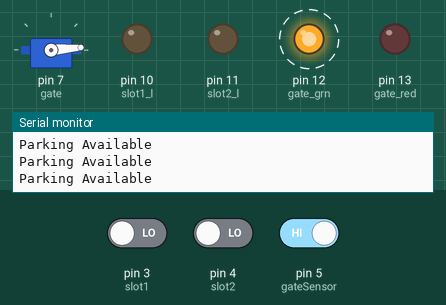
Recording of a sketch running on a simulated Arduino Uno, built with avr-gcc and run on an emulated ATmega328P. Parts: servo, output pins drawn as LEDs (lit = HIGH), the last lines printed to the serial monitor. Dashed ring = blinking. Inputs (shaded band) come from the test bench; at power-on: pin 5 (gateSensor) HIGH, pin 3 (slot1) LOW, pin 4 (slot2) LOW.

Above: at 1.25 s.
1.3 s: pin 5 (gateSensor) driven LOW
At 1.8 s:
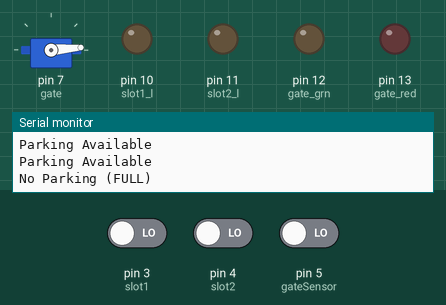
4.3 s: pin 3 (slot1) driven HIGH
At 6.8 s:
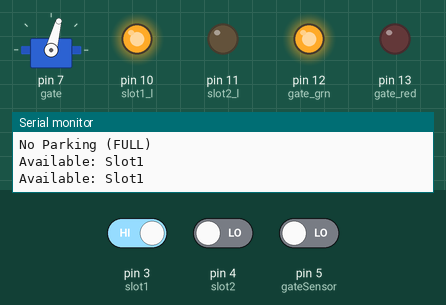
7.3 s: pin 4 (slot2) driven HIGH
At 9.7 s:
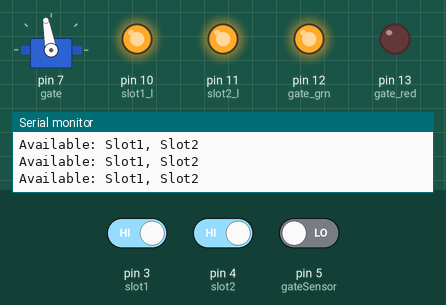
10.0 s: pin 3 (slot1) driven LOW
At 11.2 s:
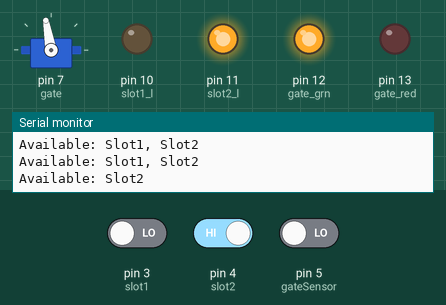
12.0 s: pin 4 (slot2) driven LOW
At 12.8 s:
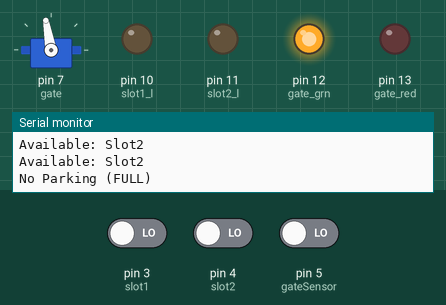
15.0 s: pin 5 (gateSensor) driven HIGH
At 15.15 s:
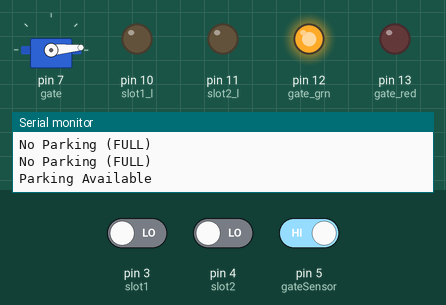
Timing chart, 0 to 19.0 s (numbered marks = the images above; inputs shaded):
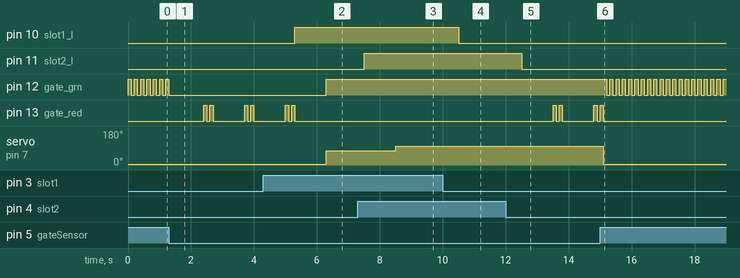

Measured:
- after the input at 1.3 s, pin 12 (gate_grn): goes on until 1.3 s, then stays LOW; pin 13 (gate_red): LOW → HIGH after 1.1 s, → LOW 0.10 s later, → HIGH 0.10 s later, → LOW 0.10 s later, … (8 changes in this stretch)
- after the input at 4.3 s, pin 10 (slot1_l): LOW → HIGH after 1.0 s; pin 12 (gate_grn): LOW → HIGH after 2.0 s; pin 13 (gate_red): goes on until 5.3 s, then stays LOW; servo on pin 7 (gate): 5° → 75° after 2.0 s
- after the input at 7.3 s, pin 11 (slot2_l): LOW → HIGH after 0.20 s; servo on pin 7 (gate): 75° → 100° after 1.2 s
- after the input at 10.0 s, pin 10 (slot1_l): HIGH → LOW after 0.50 s
- after the input at 12.0 s, pin 11 (slot2_l): HIGH → LOW after 0.50 s; pin 13 (gate_red): goes HIGH 0.10 s, LOW 0.10 s, HIGH 0.10 s, LOW 1.0 s, HIGH 0.10 s, then LOW, starting after 1.5 s
- after the input at 15.0 s, pin 12 (gate_grn): alternates HIGH for 0.10 s and LOW for 0.10 s, starting after 0.21 s; pin 13 (gate_red): goes on until 15.1 s, then stays LOW; servo on pin 7 (gate): 100° → 5° after 0.11 s
- by itself, pin 12 (gate_grn): alternates HIGH for 0.10 s and LOW for 0.10 s

The sketch:

Smart-parking-System.ino
```cpp
//Smart Parking System
#include <Servo.h>
Servo gate;//Gate open or close using Servo motor

int slot1 = 3;//Digital pin 3

int slot2 = 4;//Digital pin 4

int gateSensor = 5;//IR sensor digital pin 5

int slot1_l = 10;

int slot2_l = 11;

int gate_grn = 12;

int gate_red = 13;


void setup(){

  gate.attach(7);

  pinMode(slot1,INPUT);//slot1 pin set as input to arduino

  pinMode(slot2,INPUT);//slot2 pin set as input to arduino

  pinMode(gateSensor,INPUT);//gate IR sensor set as input to arduino

  pinMode(slot1_l,OUTPUT);

  pinMode(slot2_l,OUTPUT);

  pinMode(gate_grn,OUTPUT);

  pinMode(gate_red,OUTPUT);

  Serial.begin(9600);

}


void loop(){

  if( !(digitalRead(gateSensor)) && digitalRead(slot1) && digitalRead(slot2)){

    Serial.println("Available: Slot1, Slot2");// Available Slot1 and Slot2

    digitalWrite(slot1_l,HIGH);

    digitalWrite(slot2_l,HIGH);

    delay(1000);

    digitalWrite(gate_grn,HIGH);

    gate.write(100);

  }

  if( !(digitalRead(gateSensor)) && !(digitalRead(slot1)) && digitalRead(slot2)) {

    Serial.println("Available: Slot2");//Available Slot2

    digitalWrite(slot1_l,LOW);

    digitalWrite(slot2_l,HIGH);

    delay(1000);

    digitalWrite(gate_grn,HIGH);

    gate.write(100);

  }


  if( !(digitalRead(gateSensor)) && digitalRead(slot1) && !(digitalRead(slot2))){

    Serial.println("Available: Slot1");//Available Slot1

    digitalWrite(slot1_l,HIGH);

    digitalWrite(slot2_l,LOW);

    delay(1000);

    digitalWrite(gate_grn,HIGH);

    gate.write(75);

    delay(100);

  }


  if( !(digitalRead(gateSensor)) && !(digitalRead(slot1)) && !(digitalRead(slot2))){

    Serial.println("No Parking (FULL)");//Slot Full

    digitalWrite(slot1_l,LOW);

    digitalWrite(slot2_l,LOW);

    delay(1000);

    digitalWrite(gate_red,HIGH);

    delay(100);

    digitalWrite(gate_red,LOW);

    delay(100);

    digitalWrite(gate_red,HIGH);

    delay(100);

    digitalWrite(gate_red,LOW);

  }

  if( digitalRead(gateSensor)){

    Serial.println("Parking Available");//Available

    gate.write(5);

    digitalWrite(slot1_l,LOW);

    digitalWrite(slot2_l,LOW);

    digitalWrite(gate_red,LOW);

    digitalWrite(gate_grn,HIGH);

    delay(100);

    digitalWrite(gate_grn,LOW);

    delay(100);
  }
}
```
